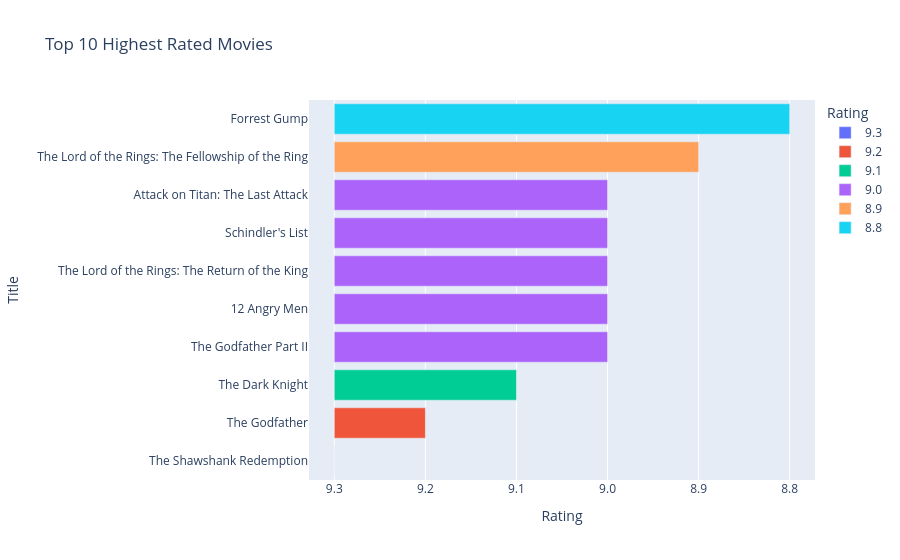

Source (notebook cell):
### Code cell
fig = px.bar(
    top10,
    x="Rating",
    y="Title",
    orientation="h",
    color="Rating",
    title="Top 10 Highest Rated Movies"
)

fig.update_layout(yaxis={'categoryorder':'total ascending'})

fig.show()

### Figure 1 — Plotly figure (JSON) as saved in the notebook; plotly's stock layout.template omitted (floating-point values rounded to 4 significant figures)
{"data": [{"hovertemplate": "Rating=%{x}<br>Title=%{y}<extra></extra>", "legendgroup": "9.3", "marker": {"color": "#636efa", "pattern": {"shape": ""}}, "name": "9.3", "orientation": "h", "showlegend": true, "textposition": "auto", "type": "bar", "x": ["9.3"], "xaxis": "x", "y": ["The Shawshank Redemption"], "yaxis": "y"}, {"hovertemplate": "Rating=%{x}<br>Title=%{y}<extra></extra>", "legendgroup": "9.2", "marker": {"color": "#EF553B", "pattern": {"shape": ""}}, "name": "9.2", "orientation": "h", "showlegend": true, "textposition": "auto", "type": "bar", "x": ["9.2"], "xaxis": "x", "y": ["The Godfather"], "yaxis": "y"}, {"hovertemplate": "Rating=%{x}<br>Title=%{y}<extra></extra>", "legendgroup": "9.1", "marker": {"color": "#00cc96", "pattern": {"shape": ""}}, "name": "9.1", "orientation": "h", "showlegend": true, "textposition": "auto", "type": "bar", "x": ["9.1"], "xaxis": "x", "y": ["The Dark Knight"], "yaxis": "y"}, {"hovertemplate": "Rating=%{x}<br>Title=%{y}<extra></extra>", "legendgroup": "9.0", "marker": {"color": "#ab63fa", "pattern": {"shape": ""}}, "name": "9.0", "orientation": "h", "showlegend": true, "textposition": "auto", "type": "bar", "x": ["9.0", "9.0", "9.0", "9.0", "9.0"], "xaxis": "x", "y": ["The Godfather Part II", "12 Angry Men", "The Lord of the Rings: The Return of the King", "Schindler's List", "Attack on Titan: The Last Attack"], "yaxis": "y"}, {"hovertemplate": "Rating=%{x}<br>Title=%{y}<extra></extra>", "legendgroup": "8.9", "marker": {"color": "#FFA15A", "pattern": {"shape": ""}}, "name": "8.9", "orientation": "h", "showlegend": true, "textposition": "auto", "type": "bar", "x": ["8.9"], "xaxis": "x", "y": ["The Lord of the Rings: The Fellowship of the Ring"], "yaxis": "y"}, {"hovertemplate": "Rating=%{x}<br>Title=%{y}<extra></extra>", "legendgroup": "8.8", "marker": {"color": "#19d3f3", "pattern": {"shape": ""}}, "name": "8.8", "orientation": "h", "showlegend": true, "textposition": "auto", "type": "bar", "x": ["8.8"], "xaxis": "x", "y": ["Forrest Gump"], "yaxis": "y"}], "layout": {"barmode": "relative", "legend": {"title": {"text": "Rating"}, "tracegroupgap": 0}, "title": {"text": "Top 10 Highest Rated Movies"}, "xaxis": {"anchor": "y", "categoryarray": ["9.3", "9.2", "9.1", "9.0", "8.9", "8.8"], "categoryorder": "array", "domain": [0, 1], "title": {"text": "Rating"}}, "yaxis": {"anchor": "x", "categoryorder": "total ascending", "domain": [0, 1], "title": {"text": "Title"}}}}
